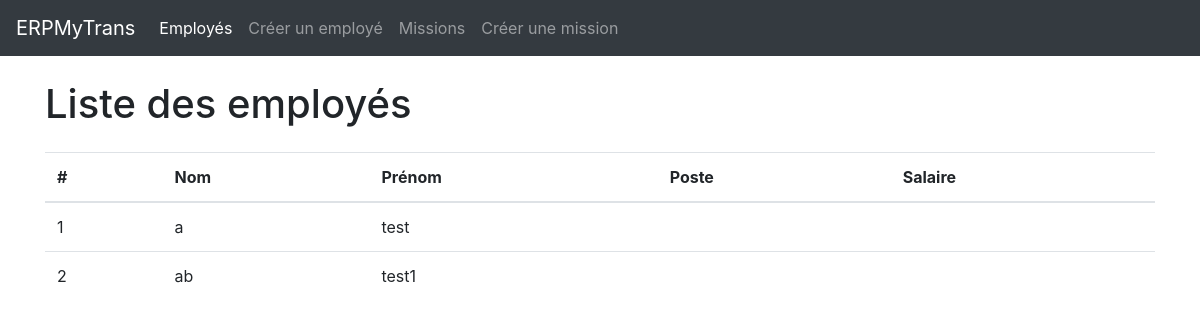
/my-trans/employee_list/, run on an earlier commit of the app's database.
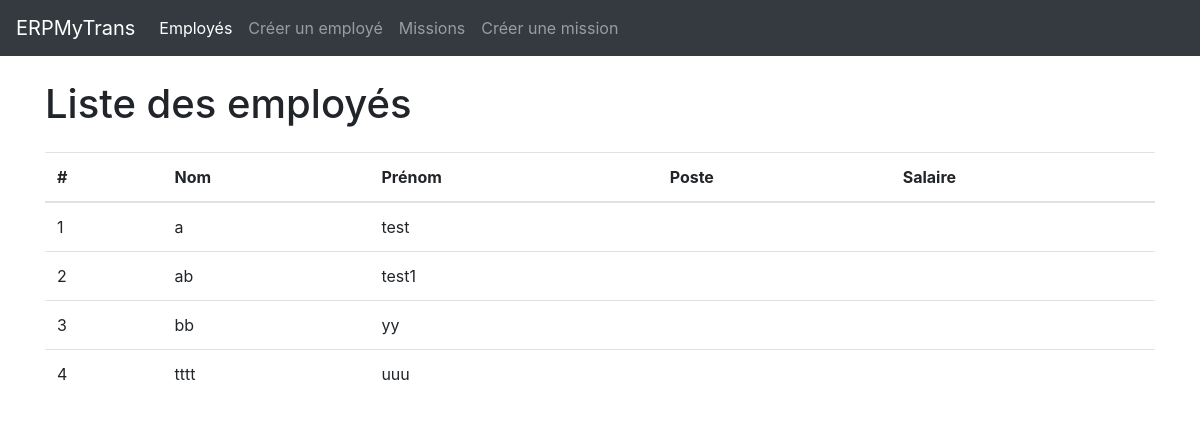
And on a later commit of the database.
### my_trans/models.py (models this page shows, shortened)
class Employee(models.Model):
    first_name = models.CharField(max_length=200)
    last_name = models.CharField(max_length=200, default=None)

### my_trans/views.py (the view)
# urls.py: path("employee_list/", views.employee_list, name="employee_list"),
def employee_list(request):
    employees = Employee.objects.all()
    context = {
        "employees": employees,
    }
    return render(request, "employee_list.html", context)

### my_trans/templates/employee_list.html (shortened to what this page needs)
{% extends 'base.html' %}
{% block content %}
  <h1 class="mb-4">Liste des employés</h1>
  <table class="table">
    <thead>
      <tr>
        <th>#</th>
        <th>Nom</th>
        <th>Prénom</th>
        <th>Poste</th>
        <th>Salaire</th>
      </tr>
    </thead>
    <tbody>
      {% for employee in employees %}
        <tr>
          <td>{{ employee.id }}</td>
          <td>{{ employee.last_name }}</td>
          <td>{{ employee.first_name }}</td>
          <td>{{ employee.position }}</td>
          <td>{{ employee.salary }}</td>
        </tr>
      {% endfor %}
    </tbody>
  </table>
{% endblock %}

What changed in the data, as far as the page shows it:
added Employee: id "3", last_name "bb", first_name "yy"
added Employee: id "4", last_name "tttt", first_name "uuu"
